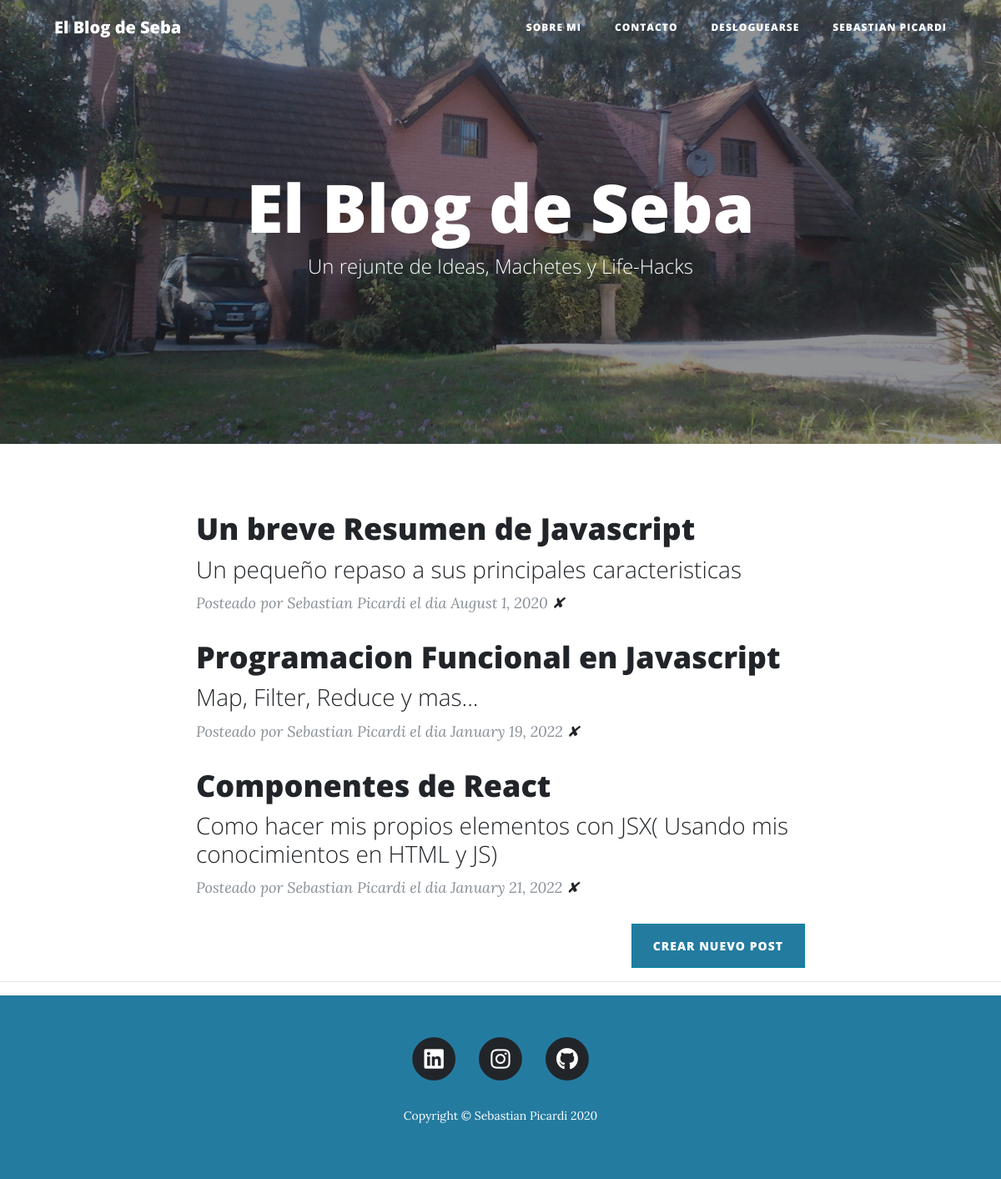
The page / (signed in) on the database its author committed.
### main.py (models this page shows)
class User(UserMixin, db.Model):
    __tablename__ = "users"
    id = db.Column(db.Integer, primary_key=True)
    email = db.Column(db.String(100), unique=True)
    password = db.Column(db.String(100))
    name = db.Column(db.String(100))
    posts = relationship("BlogPost", back_populates="author")
    comments = relationship("Comment", back_populates="comment_author")

class BlogPost(db.Model):
    __tablename__ = "blog_posts"
    id = db.Column(db.Integer, primary_key=True)
    author_id = db.Column(db.Integer, db.ForeignKey("users.id"))
    author = relationship("User", back_populates="posts")
    title = db.Column(db.String(250), unique=True, nullable=False)
    subtitle = db.Column(db.String(250), nullable=False)
    date = db.Column(db.String(250), nullable=False)
    body = db.Column(db.Text, nullable=False)
    img_url = db.Column(db.String(250), nullable=False)
    comments = relationship("Comment", back_populates="parent_post")

### main.py (the view)
@app.route('/')
def get_all_posts():
    posts = BlogPost.query.all()
    return render_template("index.html", all_posts=posts, current_user=current_user)

### main.py (called while the page is built)
@login_manager.user_loader
def load_user(user_id):
    return User.query.get(int(user_id))

### templates/index.html
{% include "header.html" %}
  <header class="masthead" style="background-image: url({{ url_for('static', filename='img/title-bg.jpg')}}">
    <div class="overlay"></div>
    <div class="container">
      <div class="row">
        <div class="col-lg-8 col-md-10 mx-auto">
          <div class="site-heading">
            <h1>El Blog de Seba</h1>
            <span class="subheading">Un rejunte de Ideas, Machetes y Life-Hacks</span>
          </div>
        </div>
      </div>
    </div>
  </header>
  <div class="container" >
    <div class="row">
      <div class="col-lg-8 col-md-10 mx-auto">
        {% for post in all_posts %}
        <div class="post-preview">
          <a href="{{ url_for('show_post', post_id=post.id) }}">
            <h2 class="post-title">
              {{post.title}}
            </h2>
            <h3 class="post-subtitle">
              {{post.subtitle}}
            </h3>
          </a>
          <p class="post-meta">Posteado por
            {{post.author.name}}
            el dia {{post.date}}
            {% if current_user.id == 1 : %}
            <a href="{{url_for('delete_post', post_id=post.id) }}">✘</a>
            {% endif %}
          </p>
        </div>
        {% endfor %}
        {% if current_user.id == 1: %}
        <div class="clearfix">
          <a class="btn btn-primary float-right" style="background-color:#247ba0" href="{{url_for('add_new_post')}}">Crear Nuevo Post</a>
        </div>
        {% endif %}
      </div>
    </div>
  </div>
  <hr>
{% include "footer.html" %}

### templates/header.html (shortened to what this page needs)
<!DOCTYPE html>
<html lang="en">
<head>
  <link href="{{ url_for('static', filename='vendor/bootstrap/css/bootstrap.min.css') }}" rel="stylesheet">
  <link href="{{ url_for('static', filename='vendor/fontawesome-free/css/all.min.css')}}" rel="stylesheet" type="text/css">
  <link href="{{ url_for('static', filename='css/clean-blog.min.css')}}" rel="stylesheet">
</head>
<body>
  <nav class="navbar navbar-expand-md navbar-light fixed-top" id="mainNav">
    <div class="container">
      <a class="navbar-brand" href="{{url_for('get_all_posts')}}">El Blog de Seba</a>
      <div class="collapse navbar-collapse" id="navbarResponsive">
        <ul class="navbar-nav ml-auto">
          <li class="nav-item">
            <a class="nav-link" href="{{ url_for('about') }}">Sobre Mi</a>
          </li>
          <li class="nav-item">
            <a class="nav-link" href="{{ url_for('contact') }}">Contacto</a>
          </li>
          {% if not current_user.is_authenticated: %}
          <li class="nav-item">
            <a class="nav-link" href="{{ url_for('login') }}">Login</a>
          </li>
          <li class="nav-item">
            <a class="nav-link" href="{{ url_for('register') }}">Registrarse</a>
          </li>
          {% else: %}
          <li class="nav-item">
            <a class="nav-link" href="{{ url_for('logout') }}">Desloguearse</a>
          </li>
          <li class="nav-item">
            <a class="nav-link" href="{{ url_for('logout') }}">{{current_user.name}}</a>
          </li>
          {% endif %}
        </ul>
      </div>
    </div>
  </nav>

### rows shown on the page
User: name "SEBASTIAN PICARDI"
BlogPost: title "Un breve Resumen de Javascript", subtitle "Un pequeño repaso a sus principales caracteristicas", author.name "Sebastian Picardi", date "August 1, 2020"
BlogPost: title "Programacion Funcional en Javascript", subtitle "Map, Filter, Reduce y mas...", author.name "Sebastian Picardi", date "January 19, 2022"
BlogPost: title "Componentes de React", subtitle "Como hacer mis propios elementos con JSX( Usando mis conocimientos en HTML y JS)", author.name "Sebastian Picardi", date "January 21, 2022"
